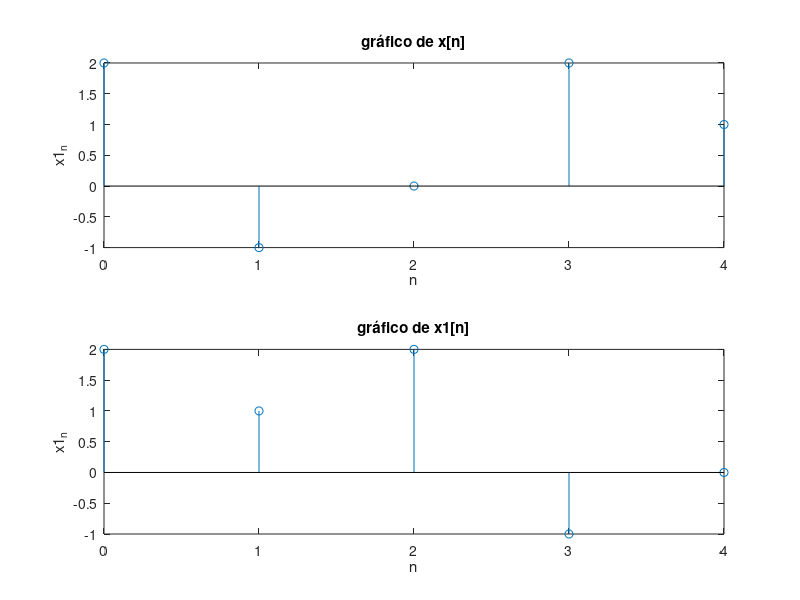

Source code (MATLAB):
clc; close all; clear all;

N = 5;
k = 0:N-1;
n = 0:N-1;

x_n = [2 -1 0 2 1];
X_K = fft(x_n,5);

avanco = exp(j*k*(2*pi)/N * 3);
X1_K = X_K.*avanco;
x1_n = ifft(X1_K);

figure(1); grid on;
subplot(2,1,1)
stem(n,x_n);
xlabel('n');ylabel('x1_n'),title('gráfico de x[n]');
subplot(2,1,2)
stem(n,x1_n);
xlabel('n');ylabel('x1_n'),title('gráfico de x1[n]');
